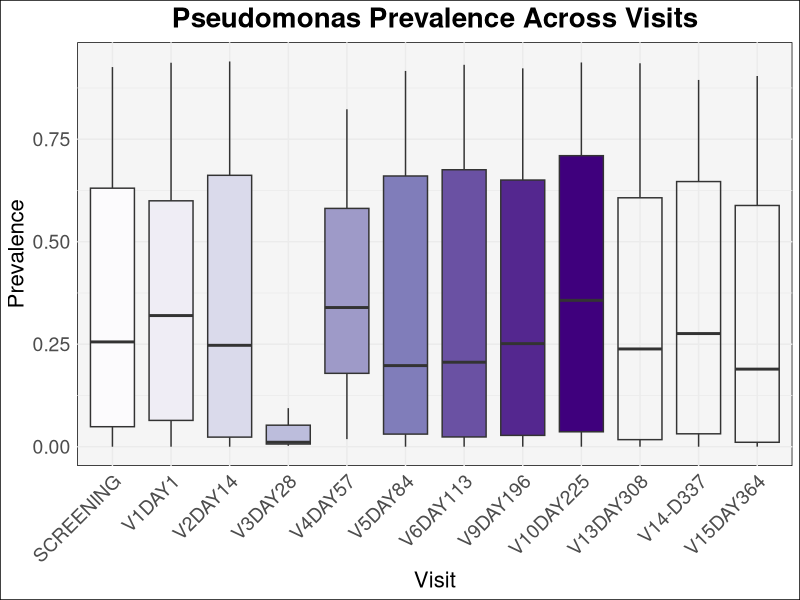
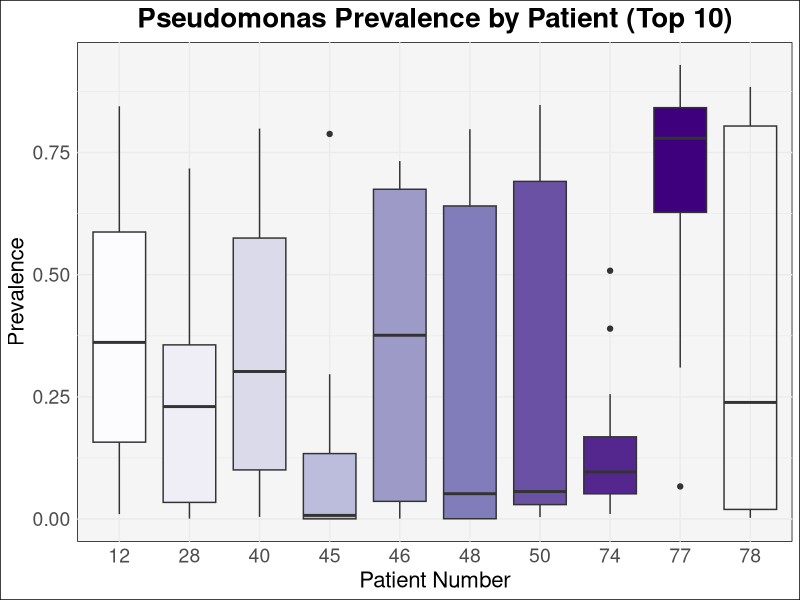
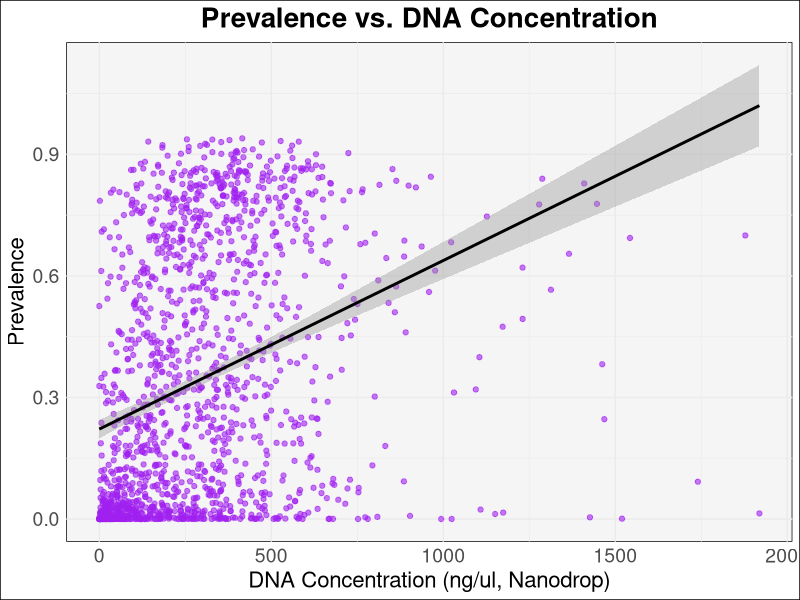

The R source for these figures, in order:
# Install required packages if not already installed
if (!requireNamespace("readxl", quietly = TRUE)) {
  install.packages("readxl")
}
if (!requireNamespace("ggplot2", quietly = TRUE)) {
  install.packages("ggplot2")
}
library(readxl)
library(ggplot2)

# Step 1: Load and Prepare the Data
# Load the TSV file
data_prev <- read.delim("V2_250.Pseudomonas_prev_tidied.3.tsv", sep = "\t")

# Load the Excel file
metadata <- read_excel("cipro_metadata.xlsx")

# Normalize the sample names for merging
data_prev$sample <- tolower(gsub("_", "-", data_prev$sample))  # e.g., t88_d113 -> t88-d113
metadata$`Laboratory name` <- tolower(metadata$`Laboratory name`)  # e.g., T88-D113 -> t88-d113

# Merge the datasets
data_merged <- merge(data_prev, metadata, by.x = "sample", by.y = "Laboratory name")

# Clean the data
# Convert DNA concentration to numeric, handling "NA" values
data_merged$`DNA concentration (ng/ul, nanodrop)` <- as.numeric(
  ifelse(data_merged$`DNA concentration (ng/ul, nanodrop)` == "NA", 
         NA, 
         data_merged$`DNA concentration (ng/ul, nanodrop)`)
)

# Standardize Visit names
data_merged$Visit <- gsub("V14/ETD", "V14-D", data_merged$Visit)
data_merged$Visit <- gsub("SCREENRTST", "SCREENING", data_merged$Visit)

# Order Visit levels chronologically
visit_order <- c("SCREENING", "V1DAY1", "V2DAY14", "V3DAY28", "V4DAY57", "V5DAY84", 
                 "V6DAY113", "V9DAY196", "V10DAY225", "V13DAY308", "V14-D337", "V15DAY364")
data_merged$Visit <- factor(data_merged$Visit, levels = visit_order)

# Convert Patient number to factor for grouping
data_merged$`Patient number` <- as.factor(data_merged$`Patient number`)

# Step 2: Generate Plots with Lighter Background
# 2.1 Boxplot: Prevalence by Visit
p1 <- ggplot(data_merged, aes(x = Visit, y = prevalence, fill = Visit)) +
  geom_boxplot() +
  theme_minimal() +
  labs(title = "Pseudomonas Prevalence Across Visits",
       x = "Visit",
       y = "Prevalence") +
  theme(plot.title = element_text(size = 20, hjust = 0.5, face = "bold"),
        axis.title = element_text(size = 16),
        axis.text.x = element_text(angle = 45, hjust = 1, size = 14),
        axis.text.y = element_text(size = 14),
        legend.position = "none",
        panel.background = element_rect(fill = "#F5F5F5"),  # Light gray panel background
        plot.background = element_rect(fill = "#FFFFFF")) +  # White plot background
  scale_fill_brewer(palette = "Purples")

ggsave("prevalence_by_visit_boxplot.png", plot = p1, width = 10, height = 6, dpi = 300)

# 2.2 Boxplot: Prevalence by Patient (Top 10 patients)
top_patients <- names(sort(table(data_merged$`Patient number`), decreasing = TRUE))[1:10]
data_top_patients <- data_merged[data_merged$`Patient number` %in% top_patients, ]

p2 <- ggplot(data_top_patients, aes(x = `Patient number`, y = prevalence, fill = `Patient number`)) +
  geom_boxplot() +
  theme_minimal() +
  labs(title = "Pseudomonas Prevalence by Patient (Top 10)",
       x = "Patient Number",
       y = "Prevalence") +
  theme(plot.title = element_text(size = 20, hjust = 0.5, face = "bold"),
        axis.title = element_text(size = 16),
        axis.text = element_text(size = 14),
        legend.position = "none",
        panel.background = element_rect(fill = "#F5F5F5"),  # Light gray panel background
        plot.background = element_rect(fill = "#FFFFFF")) +  # White plot background
  scale_fill_brewer(palette = "Purples")

ggsave("prevalence_by_patient_boxplot.png", plot = p2, width = 8, height = 6, dpi = 300)

# 2.3 Scatterplot: Prevalence vs. DNA Concentration
p3 <- ggplot(data_merged, aes(x = `DNA concentration (ng/ul, nanodrop)`, y = prevalence)) +
  geom_point(color = "purple", alpha = 0.6) +
  geom_smooth(method = "lm", color = "black", se = TRUE) +
  theme_minimal() +
  labs(title = "Prevalence vs. DNA Concentration",
       x = "DNA Concentration (ng/ul, Nanodrop)",
       y = "Prevalence") +
  theme(plot.title = element_text(size = 20, hjust = 0.5, face = "bold"),
        axis.title = element_text(size = 16),
        axis.text = element_text(size = 14),
        panel.background = element_rect(fill = "#F5F5F5"),  # Light gray panel background
        plot.background = element_rect(fill = "#FFFFFF"))  # White plot background

ggsave("prevalence_vs_dna_concentration.png", plot = p3, width = 8, height = 6, dpi = 300)

